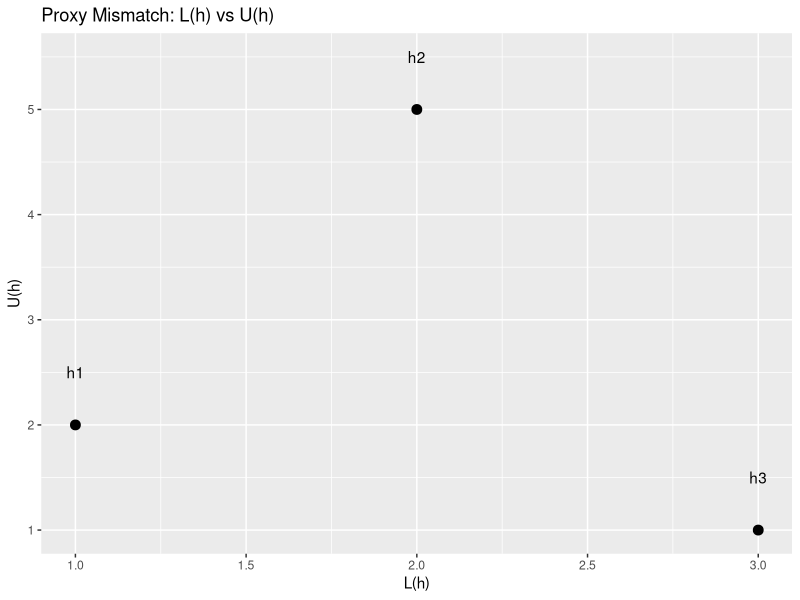

Write the R code that produced this figure.
## ---- chunk 1
library(ggplot2)
df <- data.frame(
  h = c("h1", "h2", "h3"),
  L = c(1, 2, 3),
  U = c(2, 5, 1)
)
ggplot(df, aes(x=L, y=U, label=h)) +
  geom_point(size=3) +
  geom_text(nudge_y=0.5) +
  labs(title="Proxy Mismatch: L(h) vs U(h)", x="L(h)", y="U(h)")
## ---- chunk 2
library(knitr)
kable(
  data.frame(
    Hypothesis = c("h1", "h2", "h3"),
    `Proxy Objective L(h)` = c(1, 2, 3),
    `Human Objective U(h)` = c(2, 5, 1),
    `Selected by Proxy` = c("✓", "", ""),
    `Selected by Human` = c("", "✓", "")
  ),
  caption = "Proxy vs Human Objective Selection"
)
